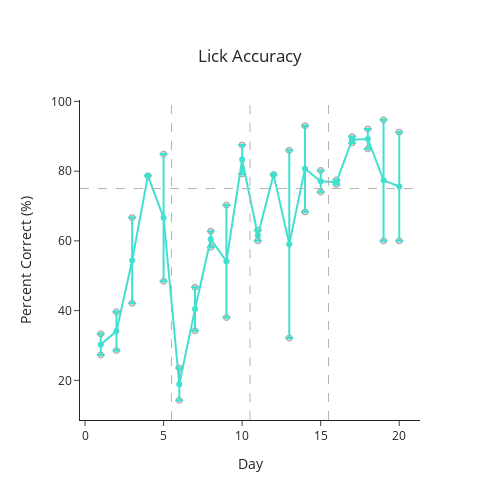

Notebook code cell kept with this figure:
### Code cell
## Percent correct data frame for graphing
for experiment in experiment_pc:
    accuracy = pd.DataFrame()
    for mouse in experiment_pc[experiment]:
        if mouse == 'mc_EEG2_01':
            next
        else:
            df = pd.DataFrame(experiment_pc[experiment][mouse], index=[0]).T.rename(columns={0: 'percent_correct'})
            df.insert(0, 'mouse', mouse)
            df.insert(1, 'day', [x for x in np.arange(1, 21)])
            accuracy = pd.concat([accuracy, df], axis=0)

fig = pf.plot_behavior_across_days(accuracy, x_var='day', y_var='percent_correct', groupby_var=['day'], title='Lick Accuracy',
                                   x_title='Day', y_title='Percent Correct (%)', template='simple_white')
fig.show()

### Figure 1 — Plotly figure (JSON) as saved in the notebook; plotly's stock layout.template omitted (floating-point values rounded to 4 significant figures)
{"data": [{"marker": {"color": "rgb(179,179,179)", "line": {"width": 1}}, "mode": "markers", "opacity": 0.5, "type": "scatter", "x": [1, 2, 3, 4, 5, 6, 7, 8, 9, 10, 11, 12, 13, 14, 15, 16, 17, 18, 19, 20, 1, 2, 3, 4, 5, 6, 7, 8, 9, 10, 11, 12, 13, 14, 15, 16, 17, 18, 19, 20], "y": [27.27, 28.57, 42.11, null, 48.42, 23.53, 34.19, 58.16, 38.03, 79.21, 63.08, null, 32.14, 68.32, 74.03, 76.19, 88.1, 86.36, 60, 60, 33.33, 39.66, 66.67, 78.65, 84.88, 14.29, 46.67, 62.79, 70.27, 87.5, 60, 79, 85.98, 93.02, 80.2, 77.48, 89.91, 92.11, 94.74, 91.18]}, {"error_y": {"array": [3.03, 5.542, 12.28, null, 18.23, 4.622, 6.239, 2.314, 16.12, 4.146, 1.538, null, 26.92, 12.35, 3.086, 0.6435, 0.9065, 2.871, 17.37, 15.59], "type": "data"}, "line": {"color": "turquoise"}, "mode": "lines+markers", "type": "scatter", "x": [1, 2, 3, 4, 5, 6, 7, 8, 9, 10, 11, 12, 13, 14, 15, 16, 17, 18, 19, 20], "y": [30.3, 34.11, 54.39, 78.65, 66.65, 18.91, 40.43, 60.48, 54.15, 83.35, 61.54, 79, 59.06, 80.67, 77.11, 76.83, 89.0, 89.23, 77.37, 75.59]}], "layout": {"height": 500, "shapes": [{"line": {"color": "rgb(179,179,179)", "dash": "dash", "width": 1}, "opacity": 1, "type": "line", "x0": 0, "x1": 1, "xref": "x domain", "y0": 75, "y1": 75, "yref": "y"}, {"line": {"color": "rgb(179,179,179)", "dash": "dash", "width": 1}, "opacity": 1, "type": "line", "x0": 5.5, "x1": 5.5, "xref": "x", "y0": 0, "y1": 1, "yref": "y domain"}, {"line": {"color": "rgb(179,179,179)", "dash": "dash", "width": 1}, "opacity": 1, "type": "line", "x0": 10.5, "x1": 10.5, "xref": "x", "y0": 0, "y1": 1, "yref": "y domain"}, {"line": {"color": "rgb(179,179,179)", "dash": "dash", "width": 1}, "opacity": 1, "type": "line", "x0": 15.5, "x1": 15.5, "xref": "x", "y0": 0, "y1": 1, "yref": "y domain"}], "showlegend": false, "title": {"text": "Lick Accuracy", "x": 0.5, "xanchor": "center", "y": 0.9, "yanchor": "top"}, "width": 500, "xaxis": {"title": {"text": "Day"}}, "yaxis": {"title": {"text": "Percent Correct (%)"}}}}
